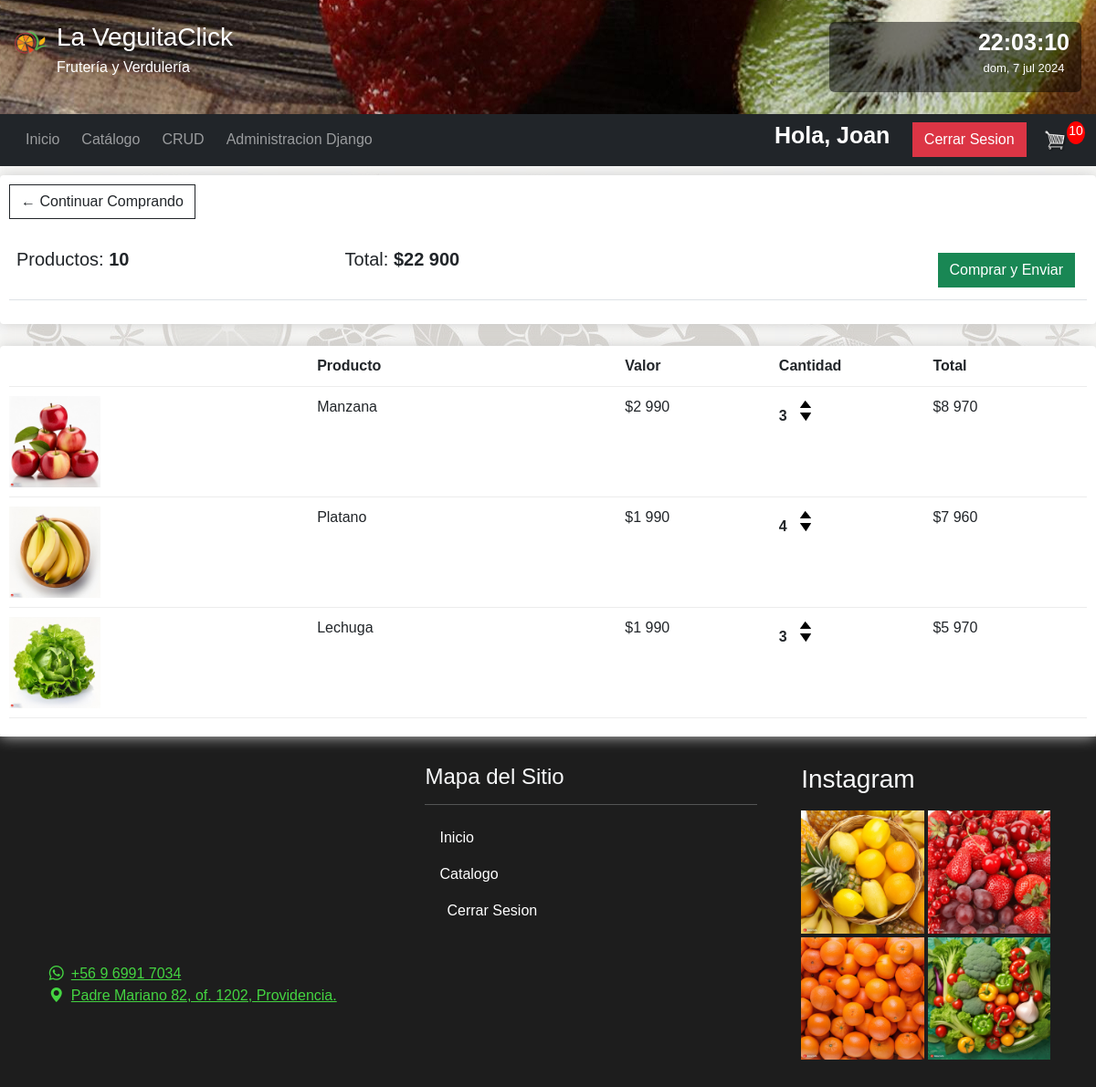
Screenshot of /carrito/ (signed in) with the database file from the repository.
### core/models.py (models this page shows, shortened)
class Order(models.Model):
    customer = models.ForeignKey(Customer, on_delete=models.SET_NULL, blank=True, null=True)
    date_ordered = models.DateTimeField(auto_now_add=True)
    complete = models.BooleanField(default=False, null=True, blank=False)
    transaction_id = models.CharField(max_length=100, null=True)
    @property
    def get_cart_total(self):
        orderitems = self.orderitem_set.all()
        total = sum([item.get_total for item in orderitems])
        return total
    @property
    def get_cart_items(self):
        orderitems = self.orderitem_set.all()
        total = sum([item.quantity for item in orderitems])
        return total

class OrderItem(models.Model):
    product = models.ForeignKey(Product, on_delete=models.SET_NULL, null=True)
    order = models.ForeignKey(Order, on_delete=models.SET_NULL, null=True)
    quantity = models.IntegerField(default=0, null=True, blank=True)
    date_added = models.DateTimeField(auto_now_add=True)
    @property
    def get_total(self):
        total = self.product.price * self.quantity
        return total

class Product(models.Model):
    name = models.CharField(max_length=200, verbose_name='Nombre')
    price = models.IntegerField(verbose_name='Precio')
    weight = models.IntegerField(verbose_name='Peso', null=True, blank=True)
    tipo = models.ForeignKey(ProductType,verbose_name='Tipo de Producto',on_delete=models.CASCADE, null=True)
    tipo_peso = models.ForeignKey(WeightType,verbose_name='Tipo de Peso',on_delete=models.CASCADE, null=True)
    digital = models.BooleanField(default=False, null=True, blank=False)
    image = models.ImageField(null=True, blank=True)

### core/views.py (the view)
# urls.py: path('carrito/', carrito, name='carrito'),
def carrito(request):
    data = cartData(request)
    cartItems = data['cartItems']
    order = data['order']
    items = data['items']
    context = {'items':items, 'order':order, 'cartItems':cartItems}
    return render(request,'core/carrito.html', context)

### core/utils.py (called while the page is built)
def cartData(request):
    if request.user.is_authenticated:
        customer, created = Customer.objects.get_or_create(email=request.user.email)
        customer.username = request.user.username
        customer.save()
        order, created = Order.objects.get_or_create(customer=customer, complete=False)
        items = order.orderitem_set.all()
        cartItems = order.get_cart_items
    else:
        cookieData = cookieCart(request)
        cartItems = cookieData['cartItems']
        order = cookieData['order']
        items = cookieData['items']
    return {'cartItems': cartItems, 'order': order, 'items':items}

### core/templates/core/carrito.html (shortened to what this page needs)
{% extends 'core/base.html' %}
{% load static %}
{% load humanize %}
{% block body %}
<div class="row">
    <div class="col-lg-12">
        <div class="box-element">
            <a  class="btn btn-outline-dark" href="{% url 'products' %}">&#x2190; Continuar Comprando</a>
            <br>
            <br>
            <table class="table">
                <tr>
                    <th><h5>Productos: <strong>{{order.get_cart_items}}</strong></h5></th>
                    <th><h5>Total:<strong> ${{order.get_cart_total|intcomma}}</strong></h5></th>
                    <th>
                        <a  style="float:right; margin:5px;" class="btn btn-success" href="{% url 'envios' %}"> Comprar y Enviar</a>
                    </th>
                </tr>
            </table>
        </div>
        <br>
        <div class="box-element">
            <div class="cart-row">
                <div style="flex:2"></div>
                <div style="flex:2"><strong>Producto</strong></div>
                <div style="flex:1"><strong>Valor</strong></div>
                <div style="flex:1"><strong>Cantidad</strong></div>
                <div style="flex:1"><strong>Total</strong></div>
            </div>
            {% for it in items %}
            <div class="cart-row">
                <div style="flex:2"><img class="row-image" src="{{it.product.image.url}}"></div>
                <div style="flex:2"><p>{{it.product.name}}</p></div>
                <div style="flex:1"><p>${{it.product.price|intcomma}}</p></div>
                <div style="flex:1">
                    <p class="quantity">{{it.quantity}}</p>
                    <div class="quantity">
                        <img data-product="{{it.product.id}}" data-action="add" class="chg-quantity add-btn update-cart" src="{% static  'core/img/arrow-up.png' %}">
                        <img data-product="{{it.product.id}}" data-action="remove" class="chg-quantity remove-btn update-cart" src="{% static  'core/img/arrow-down.png' %}">
                    </div>
                </div>
                <div style="flex:1"><p>${{it.get_total| intcomma}}</p></div>
            </div>
            {% endfor %}
        </div>
    </div>
</div>
{% endblock %}

### core/templates/core/base.html (shortened to what this page needs)
<!DOCTYPE html>
<html lang="es">
<head>
    {% load static %}
    <link href="https://cdn.jsdelivr.net/npm/bootstrap@5.3.0-alpha3/dist/css/bootstrap.min.css" rel="stylesheet">
    <link rel="stylesheet" href="https://cdn.jsdelivr.net/npm/bootstrap-icons@1.10.5/font/bootstrap-icons.css">
    <link rel="stylesheet" href="{% static 'core/css/styles.css' %}">
</head>
<body data-bs-theme="light" id="body" >
  <header>
    <div class="container-fluid py-4" id="header">
      <div class="row">
        <div class="col-6">
          <div class="row">
            <div class="col-2 col-lg-1">
              <a class="navbar-brand " href="{% url 'homeCore' %}">
                <img id="nav-logo" src="{% static 'core/img/logo.png' %}" alt="logo">
              </a>
            </div>
            <div class="col-9">
              <div class="row row-cols-1" id="header-title">
                <div class="col mb-1">
                  <h3>La VeguitaClick</h3>
                </div>
                <div class="col">
                  <h6>Frutería y Verdulería</h6>
                </div>
              </div>
            </div>
          </div>
        </div>
        <div class="col-5 col-lg-3 m-auto me-1">
          <div class="card mw-50 w-auto" id="widget-fecha">
            <div class="row">
              <div class="col-6">
                <div class="row">
                  <div class="col-8 pe-0">
                    <div class="row row-cols-1">
                      <div id="temperatura" class="col pt-3 pb-0"></div>
                    </div>
                  </div>
                </div>
              </div>
              <div class="col-6">
                  <div id="hora" class="col text-center pt-2 pb-0"></div>
                  <div id="fecha"  class="col text-center pt-0 mt-0"></div>
                </div>
              </div>
            </div>
          </div>
        </div>
      </div>
    <nav class="navbar navbar-expand-lg navbar-dark bg-dark text-white">
      <div class="container-fluid">
        <div class="collapse navbar-collapse" id="navbarTogglerDemo03">
          <ul class="navbar-nav me-auto mb-2 mb-lg-0">
            <li class="nav-item ms-lg-2">
              <a class="nav-link" aria-current="page" href="{% url 'homeCore' %}">Inicio</a>
            </li>
            <li class="nav-item ms-lg-2">
              <a class="nav-link" href="{% url 'products' %}">Catálogo</a>
            </li>
            {% if request.user.is_staff %}
            <li class="nav-item ms-lg-2">
              <a class="nav-link" href="{% url 'home' %}">CRUD</a>
            </li>
            <li class="nav-item ms-lg-2">
              <a class="nav-link" href="/admin">Administracion Django</a>
            </li>
            {% endif %}
          </ul>
          {% if request.user.is_authenticated %}
              <div class="form-inline my-2 my-lg-0">
                  <span class="hello-msg">Hola, {{request.user}}</span>
                  <a href="{% url 'logout' %}"class="btn btn-danger">Cerrar Sesion</a>
                  <a href="{% url 'carrito' %}">
                    <img id="cart-icon" src="{% static 'core/img/6+cart.png' %}">
                 </a>
              </div>
              </div>
                  <p id="cart-total">{{cartItems}}</p>
              </div>
          {% else %}
           <div class="form-inline my-2 my-lg-0">
             <a href="{% url 'register' %}"class="btn btn-warning">Registrate!</a>
             <a href="{% url 'register' %}"class="btn btn-success">Iniciar Sesion</a>
           </div>
           </div>
          {% endif %}
    </nav>
  </header>
  <main>
    {% block body %}{% endblock %}
</main>
  <footer class="footer text-light">
    <div class="container" id="container-footer">
      <div class="row">
        <div class="col-4 px-2 mb-4 mb-md-0 mx-auto">
          <div id="googleMap" style="width:100%;height:60%;"></div>
          <ul class="list-unstyled quick-info my-4">
            <li>
              <a href="#" class="d-flex align-items-center">
                <span class="me-2"><i class="bi bi-whatsapp"></i></span> +56 9 6991 7034
              </a>
            </li>
            <li>
              <a href="#" class="d-flex align-items-center">
                <span class="me-2"><i class="bi bi-geo-alt-fill"></i></span> Padre Mariano 82, of. 1202, Providencia.
              </a>
              </li>
          </ul>
        </div>
        <div class="col-4 px-2 mb-4 mb-md-0 mx-auto" id="footer-nav">
          <h4>Mapa del Sitio</h4>
          <hr class="text warning">
          <ul class="nav flex-column">
            <li class="nav-item">
              <a class="nav-link" href="{% url 'homeCore' %}">Inicio</a>
            </li>
            <li class="nav-item">
              <a class="nav-link" href="{% url 'products' %}">Catalogo</a>
              </li>
            {% if request.user.is_authenticated %}
            <li class="nav-item ms-lg-2">
              <a class="nav-link" href="{% url 'logout' %}">Cerrar Sesion</a>
            </li>
            {% endif %}
            </ul>
        </div>
        <div class="col-md col-lg-3 px-2 mb-md-0 mx-auto" id="instagram">
          <h3>Instagram</h3>
          <div class="row">
            <div class="col-lg-6 col-md-5 pe-0 ">
              <a href="https://www.instagram.com/p/CsJfkJKu-Av/?utm_source=ig_embed&amp;utm_campaign=loading">
                <img src="{% static 'core/img/footer/ig-img_1.jpg'%}" alt="" class="img-footer img-fluid mb-1 me-lg-1 me-md-1">
              </a>
              <a href="https://www.instagram.com/p/CpPhQUZObXf/?utm_source=ig_web_copy_link&igshid=MzRlODBiNWFlZA==">
                <img src="{% static 'core/img/footer/ig-img_2.jpg'%}" alt="" class="img-footer img-fluid  me-md-1">
              </a>
            </div>
            <div class="col-lg-6 col-md-5 ps-0">
              <a href="https://www.instagram.com/p/CsRDwXyufTn/?utm_source=ig_web_copy_link&igshid=MzRlODBiNWFlZA==">
                <img src="{% static 'core/img/footer/ig-img_3.jpg'%}" alt="" class="img-fluid mb-1 me-lg-1 ms-md-1">
              </a>
              <a href="https://www.instagram.com/p/Cfgw6qpOjFb/?utm_source=ig_web_copy_link&igshid=MzRlODBiNWFlZA==">
                <img src="{% static 'core/img/footer/ig-img_4.jpg'%}" alt="" class="img-fluid ms-md-1">
              </a>
            </div>
          </div>
        </div>
      </div>
    </div>
  </footer>
</body>
</html>

### core/static/core/css/styles.css (style rules this page uses)
body { margin: 0px; padding: 0px; font-family: Verdana, Geneva, Tahoma, sans-serif; }
#header { background-image: url("../img/backgrounds/bg-header.png"); color: white; }
#nav-logo { width: 45px; height: 45px; }
#header-title h3, h6 { display: inline; }
main { background-image: url("../img/bg-page.png"); }
#widget-fecha { border: 0px; color: white; background-color: rgba(0, 0, 0, 0.5); }
#temperatura { font: normal 600 25px 'Avenir Next LT Pro', sans-serif; display: inline-block; }
.hello-msg { font: normal 600 25px 'Avenir Next LT Pro', sans-serif; color: white; margin-right: 20px; }
.footer { padding: 30px 0 30px 0; background-color: rgb(29, 29, 29); }
.footer .quick-info a { color: #44d441; }
#footer-nav .nav-link { color: white; }
.box-element { box-shadow:hsl(0, 0%, 80%) 0 0 16px; background-color: #fff; border-radius: 4px; padding: 10px; }
#cart-icon { width:25px; display: inline-block; margin-left: 15px; }
#cart-total { display: block; text-align: center; color:#fff; background-color: red; width: 20px; height: 25px; border-radius: 50%; font-size: 14px; }
.col-lg-4, .col-lg-6, .col-lg-8, .col-lg-12 { margin-top: 10px; }
.btn { border-radius: 0; }
.row-image { width: 100px; }
.cart-row { display: flex; align-items: flex-stretch; padding-bottom: 10px; margin-bottom: 10px; border-bottom: 1px solid #ececec; }
.quantity { display: inline-block; font-weight: 700; padding-right:10px; }
.chg-quantity { width: 12px; cursor: pointer; display: block; margin-top: 5px; transition:.1s; }

### rows the page displays
Order: get_cart_items "10", get_cart_total "22 900"
OrderItem: product.image (picture), product.name "Manzana", product.price "2 990", quantity "3", get_total "8 970"
OrderItem: product.image (picture), product.name "Platano", product.price "1 990", quantity "4", get_total "7 960"
OrderItem: product.image (picture), product.name "Lechuga", product.price "1 990", quantity "3", get_total "5 970"

### other values shown
{{ request.user }} "Joan"
{{ cartItems }} "10"
